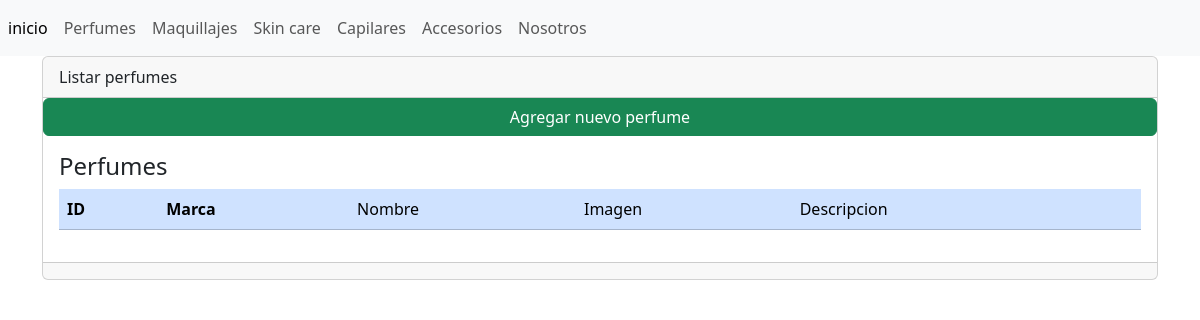
The app's page /perfumes, older data.
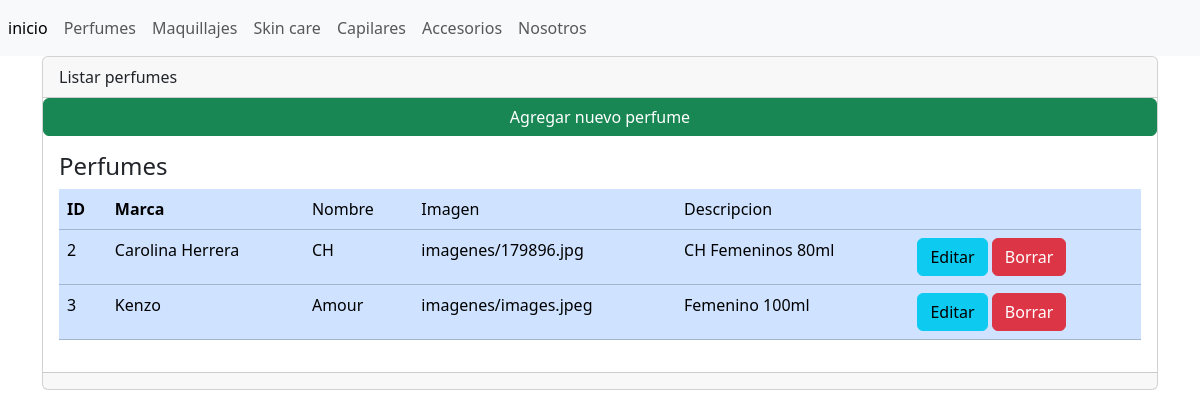
The same page, newer data.
### libreria/models.py (models this page shows, shortened)
class perfume(models.Model):
    id= models.AutoField(primary_key=True)
    marca= models.CharField(max_length=100, verbose_name='Marca',null=True)
    nombre= models.CharField(max_length=100, verbose_name='Nombre',null=True)
    imagen= models.ImageField(upload_to='imagenes/', verbose_name='Imagen', null=True)
    descripcion= models.TextField(verbose_name='Descripcion', null=True)

### libreria/views.py (the view)
# urls.py: path('perfumes', views.Perfumes, name="perfumes"),
def Perfumes(request):
    perfumes = perfume.objects.all()
    return render(request, 'perfumes/index.html', {'perfumes': perfumes})

### libreria/templates/perfumes/index.html (shortened to what this page needs)
{% extends "base.html" %}
{% block contenido %}
<div class="card">
    <div class="card-header">Listar perfumes</div>
    <a
        name=""
        id=""
        class="btn btn-success"
        href="{% url 'crear_perfume' %}"
        role="button"
        >Agregar nuevo perfume</a
    >
    <div class="card-body">
        <h4 class="card-title">Perfumes</h4>
        <div
            class="table-responsive"
        >
            <table
                class="table table-primary"
            >
                <thead>
                    <tr>
                        <th>ID</th>
                        <th>Marca</th>
                        <td>Nombre</td>
                        <td>Imagen</td>
                        <td>Descripcion</td>
                        <td></td>
                    </tr>
                </thead>
                <tbody>
                    {% for perfume in perfumes %}
                    <tr>
                        <td>{{ perfume.id}}</td>
                        <td>{{ perfume.marca}}</td>
                        <td>{{ perfume.nombre}}</td>
                        <td>{{ perfume.imagen}}</td>
                        <td>{{ perfume.descripcion}}</td>
                        <td>
                            <a name="" id="" class="btn btn-info" href="{% url 'editar' %}" role="button">Editar</a>
                            <a name="" id="" class="btn btn-danger" href="#" role="button">Borrar</a>
                        </td>
                    </tr>
                    {% endfor %}
                </tbody>
            </table>
        </div>
    </div>
    <div class="card-footer text-muted"></div>
</div>
{% endblock %}

### libreria/templates/base.html (shortened to what this page needs)
{% load static %}
<!doctype html>
<html lang="en">
    <head>
        <link
            href="https://cdn.jsdelivr.net/npm/bootstrap@5.3.2/dist/css/bootstrap.min.css"
            rel="stylesheet"
        />
    </head>
    <body>
        <nav class="navbar navbar-expand navbar-light bg-light">
            <div class="nav navbar-nav">
                <a class="nav-item nav-link active" href="{% url 'inicio' %}">inicio</a>
                <a class="nav-item nav-link" href="{% url 'perfumes' %}">Perfumes</a>
                <a class="nav-item nav-link" href="{% url 'maquillaje' %}">Maquillajes</a>
                <a class="nav-item nav-link" href="{% url 'skin_care' %}">Skin care</a>
                <a class="nav-item nav-link" href="{% url 'Capilares' %}">Capilares</a>
                <a class="nav-item nav-link" href="{% url 'accesorios' %}">Accesorios</a>
                <a class="nav-item nav-link" href="{% url 'nosotros' %}">Nosotros</a>
            </div>
        </nav>
        <div class="container">
            <div class="row">
                <div class="col-12">
                   {% block contenido %} {% endblock %}
                </div>
            </div>
        </div>
    </body>
</html>

Row changes from the older to the newer data that the page shows:
added perfume: id "2", marca "Carolina Herrera", nombre "CH", imagen "imagenes/179896.jpg", descripcion "CH Femeninos 80ml"
added perfume: id "3", marca "Kenzo", nombre "Amour", imagen "imagenes/images.jpeg", descripcion "Femenino 100ml"
